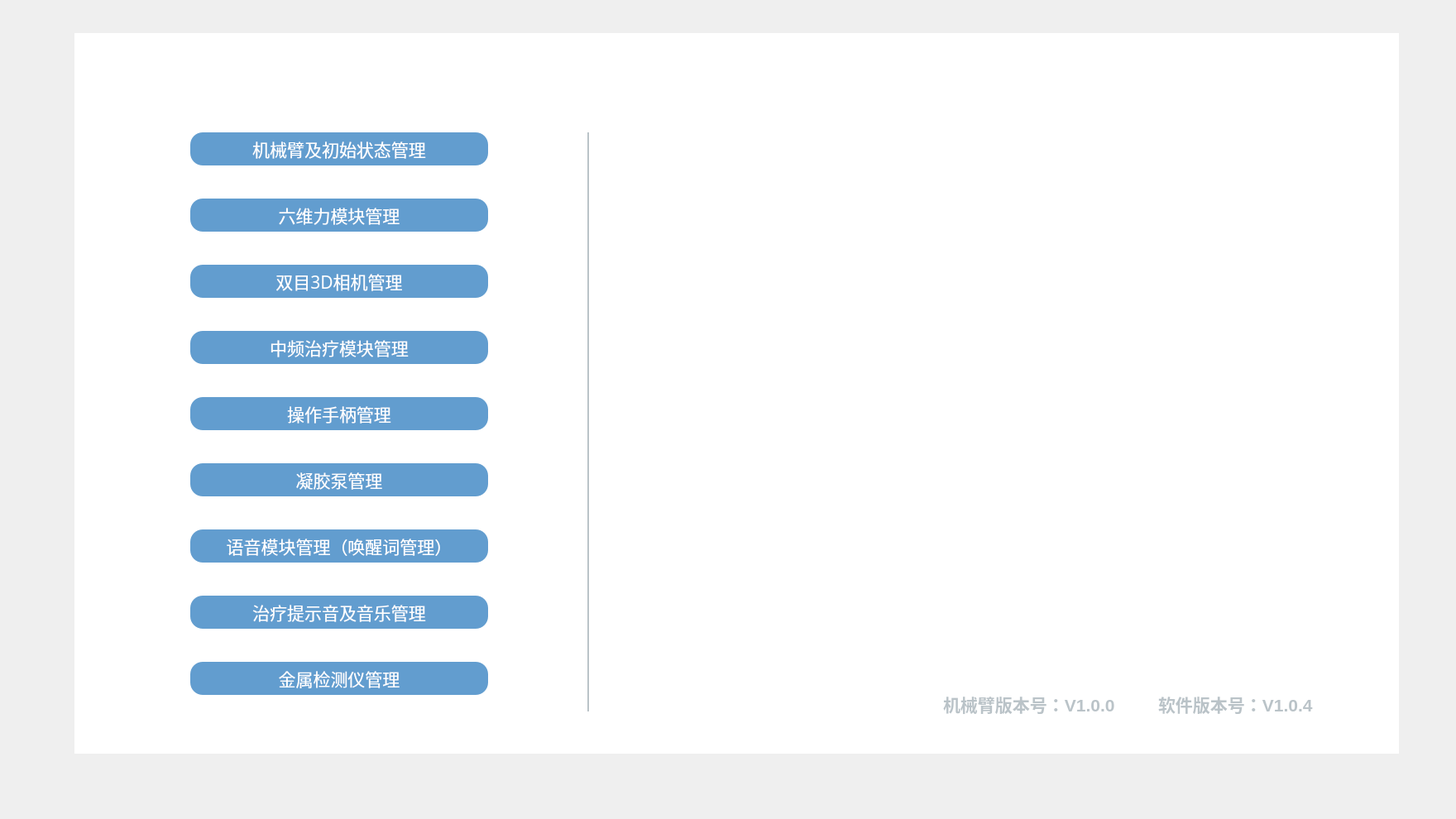
<?xml version="1.0" encoding="UTF-8"?>
<ui version="4.0">
 <class>EquipInfoClass</class>
 <widget class="QWidget" name="EquipInfoClass">
  <property name="geometry">
   <rect>
    <x>0</x>
    <y>0</y>
    <width>1760</width>
    <height>990</height>
   </rect>
  </property>
  <property name="windowTitle">
   <string>EquipInfo</string>
  </property>
  <widget class="QLabel" name="label">
   <property name="geometry">
    <rect>
     <x>90</x>
     <y>40</y>
     <width>1601</width>
     <height>871</height>
    </rect>
   </property>
   <property name="styleSheet">
    <string notr="true">background-color:white;</string>
   </property>
   <property name="text">
    <string/>
   </property>
  </widget>
  <widget class="QPushButton" name="pushButton_ArmManager">
   <property name="geometry">
    <rect>
     <x>230</x>
     <y>160</y>
     <width>360</width>
     <height>40</height>
    </rect>
   </property>
   <property name="font">
    <font>
     <family>Agency FB</family>
     <pointsize>16</pointsize>
    </font>
   </property>
   <property name="styleSheet">
    <string notr="true">background-color:rgb(98,157,207);
color:white;
border-radius:15px;</string>
   </property>
   <property name="text">
    <string>机械臂及初始状态管理</string>
   </property>
  </widget>
  <widget class="QLabel" name="label_11">
   <property name="geometry">
    <rect>
     <x>710</x>
     <y>160</y>
     <width>2</width>
     <height>700</height>
    </rect>
   </property>
   <property name="styleSheet">
    <string notr="true">background-color:rgb(186,195,200);</string>
   </property>
   <property name="text">
    <string/>
   </property>
  </widget>
  <widget class="QPushButton" name="pushButton_PowerModelManager">
   <property name="geometry">
    <rect>
     <x>230</x>
     <y>240</y>
     <width>360</width>
     <height>40</height>
    </rect>
   </property>
   <property name="font">
    <font>
     <family>Agency FB</family>
     <pointsize>16</pointsize>
    </font>
   </property>
   <property name="styleSheet">
    <string notr="true">background-color:rgb(98,157,207);
color:white;
border-radius:15px;</string>
   </property>
   <property name="text">
    <string>六维力模块管理</string>
   </property>
  </widget>
  <widget class="QPushButton" name="pushButton_3DCamerManager">
   <property name="geometry">
    <rect>
     <x>230</x>
     <y>320</y>
     <width>360</width>
     <height>40</height>
    </rect>
   </property>
   <property name="font">
    <font>
     <family>Agency FB</family>
     <pointsize>16</pointsize>
    </font>
   </property>
   <property name="styleSheet">
    <string notr="true">background-color:rgb(98,157,207);
color:white;
border-radius:15px;</string>
   </property>
   <property name="text">
    <string>双目3D相机管理</string>
   </property>
  </widget>
  <widget class="QPushButton" name="pushButton_MedFreqTreatModelManager">
   <property name="geometry">
    <rect>
     <x>230</x>
     <y>400</y>
     <width>360</width>
     <height>40</height>
    </rect>
   </property>
   <property name="font">
    <font>
     <family>Agency FB</family>
     <pointsize>16</pointsize>
    </font>
   </property>
   <property name="styleSheet">
    <string notr="true">background-color:rgb(98,157,207);
color:white;
border-radius:15px;</string>
   </property>
   <property name="text">
    <string>中频治疗模块管理</string>
   </property>
  </widget>
  <widget class="QPushButton" name="pushButton_HandManager">
   <property name="geometry">
    <rect>
     <x>230</x>
     <y>480</y>
     <width>360</width>
     <height>40</height>
    </rect>
   </property>
   <property name="font">
    <font>
     <family>Agency FB</family>
     <pointsize>16</pointsize>
    </font>
   </property>
   <property name="styleSheet">
    <string notr="true">background-color:rgb(98,157,207);
color:white;
border-radius:15px;</string>
   </property>
   <property name="text">
    <string>操作手柄管理</string>
   </property>
  </widget>
  <widget class="QPushButton" name="pushButton_GelPumpManager">
   <property name="geometry">
    <rect>
     <x>230</x>
     <y>560</y>
     <width>360</width>
     <height>40</height>
    </rect>
   </property>
   <property name="font">
    <font>
     <family>Agency FB</family>
     <pointsize>16</pointsize>
    </font>
   </property>
   <property name="styleSheet">
    <string notr="true">background-color:rgb(98,157,207);
color:white;
border-radius:15px;</string>
   </property>
   <property name="text">
    <string>凝胶泵管理</string>
   </property>
  </widget>
  <widget class="QPushButton" name="pushButton_SpeechManager">
   <property name="geometry">
    <rect>
     <x>230</x>
     <y>640</y>
     <width>360</width>
     <height>40</height>
    </rect>
   </property>
   <property name="font">
    <font>
     <family>Agency FB</family>
     <pointsize>16</pointsize>
    </font>
   </property>
   <property name="styleSheet">
    <string notr="true">background-color:rgb(98,157,207);
color:white;
border-radius:15px;</string>
   </property>
   <property name="text">
    <string>语音模块管理（唤醒词管理）</string>
   </property>
  </widget>
  <widget class="QPushButton" name="pushButton_MusicManager">
   <property name="geometry">
    <rect>
     <x>230</x>
     <y>720</y>
     <width>360</width>
     <height>40</height>
    </rect>
   </property>
   <property name="font">
    <font>
     <family>Agency FB</family>
     <pointsize>16</pointsize>
    </font>
   </property>
   <property name="styleSheet">
    <string notr="true">background-color:rgb(98,157,207);
color:white;
border-radius:15px;</string>
   </property>
   <property name="text">
    <string>治疗提示音及音乐管理</string>
   </property>
  </widget>
  <widget class="QPushButton" name="pushButton_MetalDetectorManager">
   <property name="geometry">
    <rect>
     <x>230</x>
     <y>800</y>
     <width>360</width>
     <height>40</height>
    </rect>
   </property>
   <property name="font">
    <font>
     <family>Agency FB</family>
     <pointsize>16</pointsize>
    </font>
   </property>
   <property name="styleSheet">
    <string notr="true">background-color:rgb(98,157,207);
color:white;
border-radius:15px;</string>
   </property>
   <property name="text">
    <string>金属检测仪管理</string>
   </property>
  </widget>
  <widget class="QLabel" name="label_2">
   <property name="geometry">
    <rect>
     <x>930</x>
     <y>250</y>
     <width>601</width>
     <height>531</height>
    </rect>
   </property>
   <property name="text">
    <string/>
   </property>
   <property name="pixmap">
    <pixmap>robot (2).png</pixmap>
   </property>
  </widget>
  <widget class="QLabel" name="label_3">
   <property name="geometry">
    <rect>
     <x>1140</x>
     <y>830</y>
     <width>221</width>
     <height>41</height>
    </rect>
   </property>
   <property name="font">
    <font>
     <family>Arial</family>
     <pointsize>16</pointsize>
     <weight>75</weight>
     <bold>true</bold>
    </font>
   </property>
   <property name="styleSheet">
    <string notr="true">color:rgb(186,195,200);</string>
   </property>
   <property name="text">
    <string>机械臂版本号：V1.0.0</string>
   </property>
  </widget>
  <widget class="QLabel" name="label_4">
   <property name="geometry">
    <rect>
     <x>1400</x>
     <y>830</y>
     <width>221</width>
     <height>41</height>
    </rect>
   </property>
   <property name="font">
    <font>
     <family>Arial</family>
     <pointsize>16</pointsize>
     <weight>75</weight>
     <bold>true</bold>
    </font>
   </property>
   <property name="styleSheet">
    <string notr="true">color:rgb(186,195,200);</string>
   </property>
   <property name="text">
    <string>软件版本号：V1.0.4</string>
   </property>
  </widget>
 </widget>
 <layoutdefault spacing="6" margin="11"/>
 <resources/>
 <connections/>
</ui>
